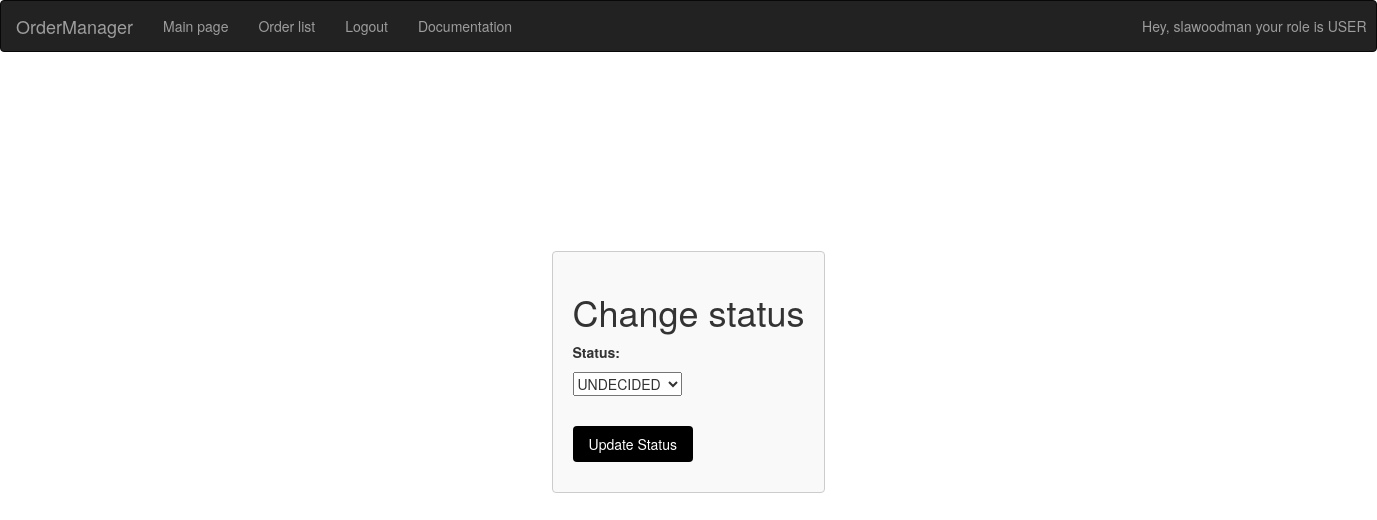
/orders/5/change_status/ (signed in), run on the app's committed database.
### users/models.py (models this page shows, shortened)
class User(AbstractUser):
    class Role(models.TextChoices):
        USER = "USER", "user"
        CASHIER = "CASHIER", "cashier"
        CONSULTANT = "CONSULTANT", "consultant"
        BOOKER = "BOOKER", "booker"
    base_role = Role.USER
    role = models.CharField(max_length=50, choices=Role.choices, blank=True, null=True)

### market/models.py (models this page shows, shortened)
class OrderItem(models.Model):
    STATUS_CHOICES = (
        ("Undecided", "UNDECIDED"),
        ("Paid", "PAID"),
        ("Completed", "COMPLETED"),
    )
    product = models.ForeignKey(Product, on_delete=models.CASCADE, related_name='order_item')
    price = models.DecimalField(max_digits=10, decimal_places=2, blank=True, null=True)
    address = models.CharField(max_length=250, default="")
    postal_code = models.CharField(max_length=20, default="")
    city = models.CharField(max_length=100, default="")
    created = models.DateTimeField(
        auto_now_add=False, blank=True, null=True, default=timezone.now
    )
    updated = models.DateTimeField(
        auto_now_add=False, blank=True, null=True, default=timezone.now
    )
    customer = models.ForeignKey(User, null=True, blank=True, on_delete=models.CASCADE)
    file = models.FileField(default="", null=True, blank=True)
    is_paid = models.BooleanField(default=False, null=True, blank=True)
    status = models.CharField(
        max_length=10, choices=STATUS_CHOICES, default="Undecided"
    )

### market/views.py (the view, shortened to what this page needs)
class ChangeOrderStatusView(LoginRequiredMixin, View):
    def get(self, request, pk):
        order = get_object_or_404(OrderItem, id=pk)
        choices = get_choices(request, order)
        context = {"order": order, "page": "edit", "choices": choices}
        return render(request, "market/order_form.html", context)

### market/utils.py (called while the page is built)
def get_choices(request, order):
    role = request.user.role
    if role == "CASHIER":
        choices = order.STATUS_CHOICES[:2]
    elif role == "CONSULTANT":
        choices = [order.STATUS_CHOICES[2]]
    else:
        choices = order.STATUS_CHOICES
    return choices

### market/templates/market/order_form.html (shortened to what this page needs)
{% extends 'main.html' %}
{% block content %}
{% if page %}
<section class="change-status-section">
    <form method="post" class="change-status-form">
        <h1>Change status</h1>
        <label for="status">Status:</label>
        <select name="status" id="status" class="status-select">
            {% for choice in choices %}
                <option value="{{ choice.0 }}" {% if choice.0 == order.status %}selected{% endif %}>{{ choice.1 }}</option>
            {% endfor %}
        </select>
        <br><br>
        <input type="submit" value="Update Status" class="update-status-button">
    </form>
</section>
{%endif%}
{% endblock %}

### templates/havbar.html (shortened to what this page needs)
{% load static %}
<!DOCTYPE html>
<html lang="en">
<head>
  <link rel="stylesheet" href="https://maxcdn.bootstrapcdn.com/bootstrap/3.4.1/css/bootstrap.min.css">
  <link rel="stylesheet" href="{% static 'styles/main.css'%}">
</head>
{% block content %}
<body>
<nav class="navbar navbar-inverse">
  <div class="container-fluid">
    <div class="navbar-header">
      <a class="navbar-brand" href="{% url 'main' %}">OrderManager</a>
    </div>
    <ul class="nav navbar-nav">
      <li><a href="{% url 'main' %}">Main page</a></li>
      <li><a href="{% url 'showorders' %}">Order list</a></li>
      {% if request.user.is_authenticated %}
      <li><a href="{% url 'logout' %}">Logout</a></li>
      {% else %}
      <li><a href="{% url 'login' %}">Login/Sign Up</a></li>
      {% endif %}
      <li><a href="{% url 'docs' %}">Documentation</a></li>
      {% if request.user.is_authenticated %}
      <p class="navbar-text navbar-left-text">Hey, {{ request.user }} your role is {{ request.user.role }}</p>
      {% endif %}
    </ul>
  </div>
</nav>
</body>
{% endblock %}
</html>

### static/styles/main.css (style rules this page uses)
.change-status-section, .register-section { display: flex; justify-content: center; align-items: center; height: 100vh; }
.change-status-form, .register-form { margin-bottom: 200px; padding: 20px; border: 1px solid #ccc; border-radius: 4px; background-color: #f9f9f9; }
label { display: block; font-weight: bold; margin-bottom: 10px; }
.status-select, input[type="submit"] { margin-bottom: 10px; }
input[type="submit"] { padding: 8px 16px; background-color: #000; color: #fff; border: none; border-radius: 4px; cursor: pointer; }
.navbar-left-text { position: relative; top: 0; left: 600px; margin: 15px; }

### data on the page
User: user "slawoodman", user.role "USER"
OrderItem: status "UNDECIDED"
